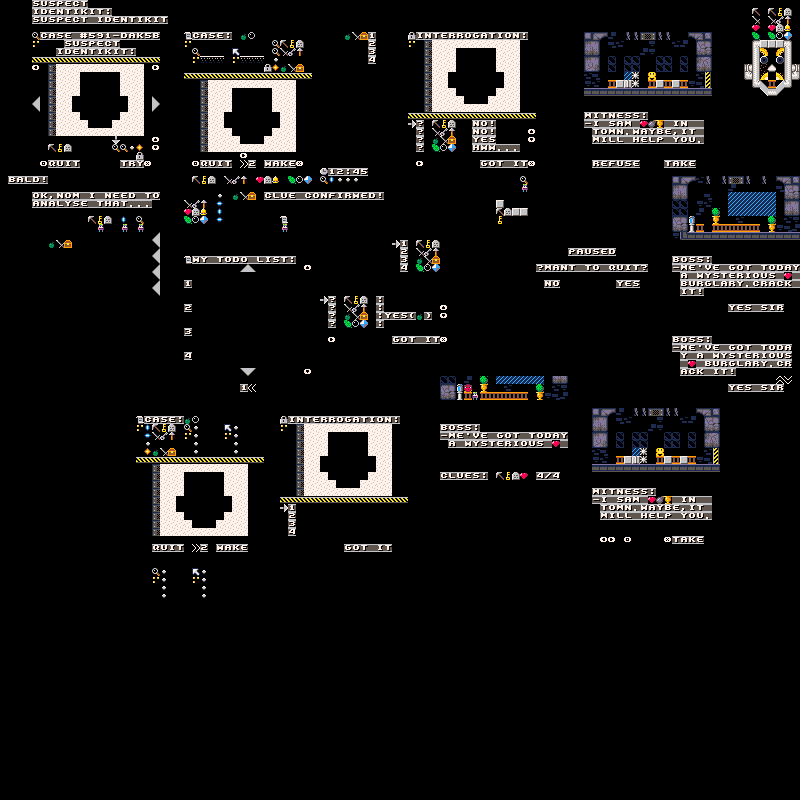

A 2D game scene composited from a Tiled map and its tileset images. What follows is a short description and the map's XML, with each tile layer's data collapsed to a summary:
An orthogonal 100x100 tile map with 8x8 px tiles, 1 tile layer (Слой тайлов 1), 5 tilesets.

<map version="1.4" tiledversion="1.4.3" orientation="orthogonal" renderorder="left-up" width="100" height="100" tilewidth="8" tileheight="8" infinite="0" nextlayerid="2" nextobjectid="1">
 <tileset firstgid="1" source="../detective/assets/tbj2_startcart2spr.tsx" />
 <tileset firstgid="257" source="../detective/assets/democart.tsx" />
 <tileset firstgid="513" source="../detective/assets/neato_16_8.tsx" />
 <tileset firstgid="769" source="../detective/assets/pico8_symbols.tsx" />
 <tileset firstgid="801" source="../detective/assets/tbj_platforming_tiles.tsx" />
 <layer id="1" name="Слой тайлов 1" width="100" height="100">
  <data>[10000 cells, 3326 non-empty, 130 distinct tile ids]</data>
 </layer>
</map>
